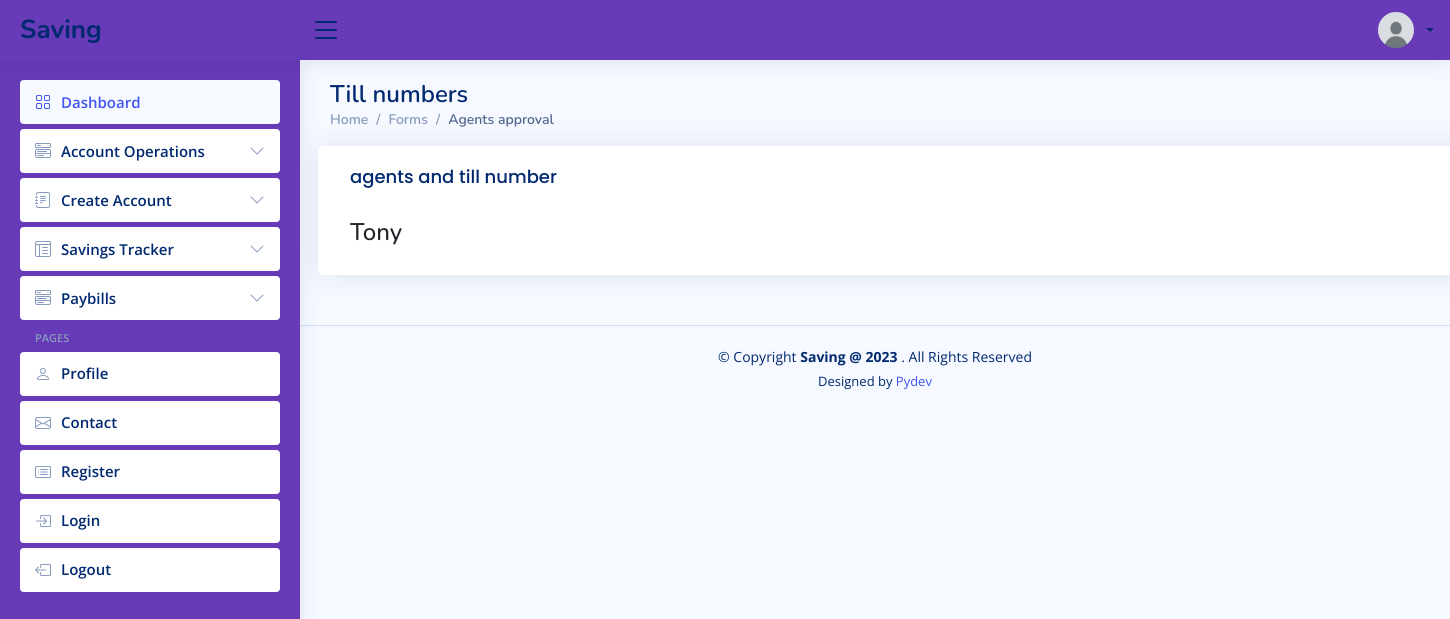
Page /operations/approve_till_number (signed in) on the earlier database version.
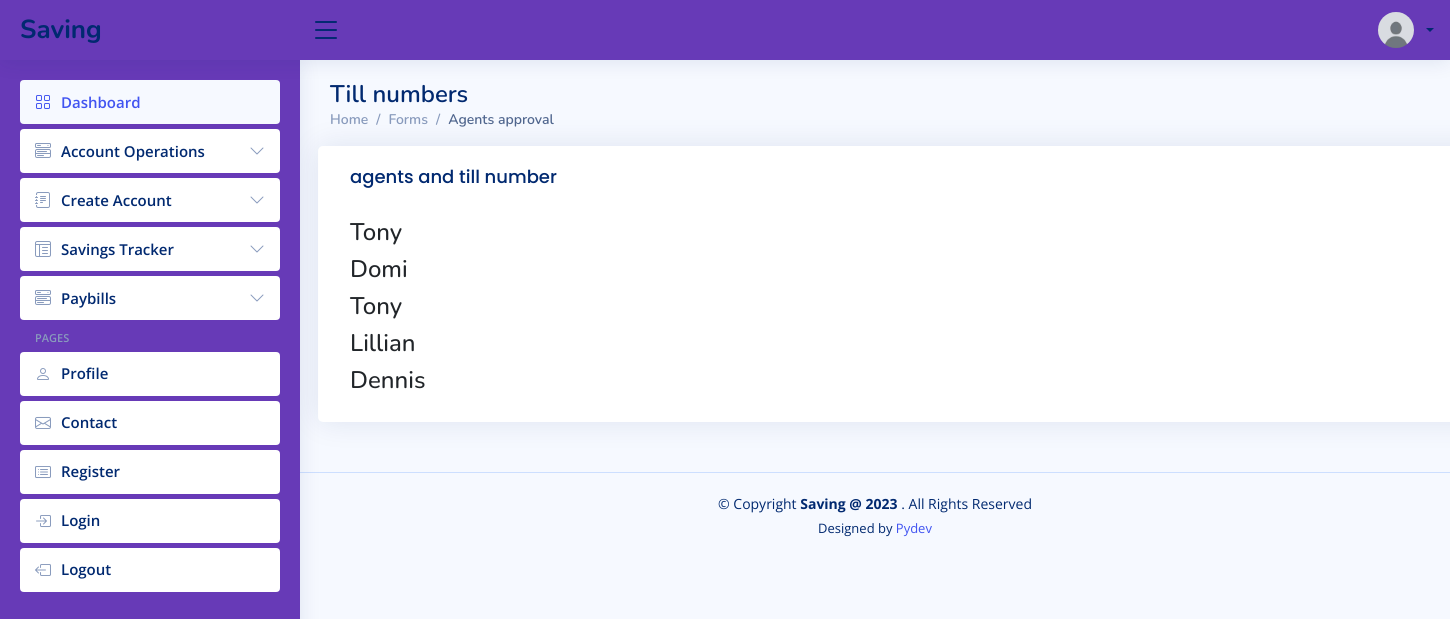
Same page on the later database version.
### savings/models.py (models this page shows, shortened)
class Agents(models.Model):
	first_name = models.CharField(max_length=50)
	last_name = models.CharField(max_length=50)
	id_number = models.CharField(max_length=50, unique=True)
	dealer_id = models.CharField(max_length=50, blank=True, null=True)
	contact_number = models.CharField(max_length=50)
	address = models.CharField(max_length=50)
	status = models.BooleanField(default=False)
	agent_number = models.CharField(max_length=50, null=True, blank=True)
	registered_on = models.DateField(auto_now_add=True)
	image = models.ImageField(default="default.jpg", upload_to="agents_pics")

### userdata/views.py (the view)
# urls.py: path("approve_till_number", views.till_number_approval,
@permission_required("savings.change_till_number", raise_exception=True)
def till_number_approval(request):
    till_num = Agents.objects.filter(agent_number__isnull=True, status=False).first()
    all_agents = Agents.objects.filter(status=True)
    tran_date = timezone.now()
    admin = request.user
    if till_num is not None:
        if request.method == "POST":
            till_form = EditAgentsForm(request.POST, instance=till_num)
            if till_form.is_valid():
                agent = till_form.save(commit=False)
                till_number, agent_number = create_agent_number()
                agent.agent_number = agent_number
                TillNumber.objects.create(number=till_number, agent=till_num)
                agent.save()
                data = f"{tran_date}: {admin} updated {till_num.first_name} details\n"
                write_to_bus_file(data)
            messages.success(request, f"Successfully saved.")
            return redirect("userdata:till_number_approval")
        else:
            till_form = EditAgentsForm(instance=till_num)
        context = {
                "till_form": till_form,
                }
        return render(request, "userdata/till_number_approval.html", context)
    else:
        context = {
                "all_agents": all_agents,
                }
        return render(request, "userdata/till_number_approval.html", context)

### savings/classes.py (called while the page is built)
def get_transaction_history(user):
	accounts = user.account_set.all()#Account.objects.filter(user=user)
	transactions = Statements.objects.filter(account_number__in=accounts).order_by("-transaction_date")
	return transactions

def get_account_details(user):
	details = Account.objects.filter(user=user)
	return details

def get_calender():
	current_date = datetime.now()
	current_year = current_date.year
	month = current_date.month
	day = current_date.day
	month_name = calendar.month_name[month]
	cal = calendar.monthcalendar(current_year, month)
	return month_name, current_year, cal, day

### templates/userdata/till_number_approval.html (shortened to what this page needs)
{% extends "savings/forms_layout.html" %}
{% load static %}
{% block approve_agents %}
<div class="pagetitle">
  <h1>Till numbers</h1>
  <nav>
    <ol class="breadcrumb">
      <li class="breadcrumb-item"><a href="{% url 'staff_home' %}">Home</a></li>
      <li class="breadcrumb-item">Forms</li>
      <li class="breadcrumb-item active">Agents approval</li>
    </ol>
  </nav>
</div>
<section class="section">
  <div class="row">
    <div class="card">
      <div class="card-body">
        <h5 class="card-title">agents and till number </h5>
        {% if till_form %}
        <form
        action="{% url 'userdata:till_number_approval' %}"
        class="row g-3 needs-validation"
        enctype="multipart/form-data"
        method="POST"
        >
          {% csrf_token %} {{till_form|crispy}}
          <br>
          <div class="col-12">
            <button class="btn btn-primary" type="submit">save</button>
          </div>
        </form>
        {% else %}
        {% for agent in all_agents %}
        <h4>{{agent.first_name }}</h4>
        {% endfor %}
        {% endif %}
      </div>
    </div>
  </div>
</section>
{% endblock %}

Differences in the rows shown:
added Agents: first_name "Domi"
added Agents: first_name "Tony"
added Agents: first_name "Lillian"
added Agents: first_name "Dennis"
